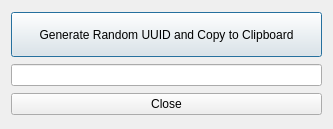
<?xml version="1.0" encoding="UTF-8"?>
<ui version="4.0">
 <class>MainWindow</class>
 <widget class="QMainWindow" name="MainWindow">
  <property name="geometry">
   <rect>
    <x>0</x>
    <y>0</y>
    <width>333</width>
    <height>129</height>
   </rect>
  </property>
  <property name="sizePolicy">
   <sizepolicy hsizetype="Preferred" vsizetype="Fixed">
    <horstretch>0</horstretch>
    <verstretch>0</verstretch>
   </sizepolicy>
  </property>
  <property name="windowTitle">
   <string>UUID Generator</string>
  </property>
  <widget class="QWidget" name="centralWidget">
   <layout class="QVBoxLayout" name="verticalLayout">
    <item>
     <widget class="QPushButton" name="pushButton">
      <property name="minimumSize">
       <size>
        <width>0</width>
        <height>45</height>
       </size>
      </property>
      <property name="text">
       <string>Generate Random UUID and Copy to Clipboard</string>
      </property>
      <property name="autoRepeat">
       <bool>false</bool>
      </property>
      <property name="autoDefault">
       <bool>false</bool>
      </property>
      <property name="default">
       <bool>true</bool>
      </property>
     </widget>
    </item>
    <item>
     <widget class="QLineEdit" name="lineEdit"/>
    </item>
    <item>
     <widget class="QPushButton" name="pushButton_2">
      <property name="text">
       <string>Close</string>
      </property>
     </widget>
    </item>
   </layout>
  </widget>
 </widget>
 <layoutdefault spacing="6" margin="11"/>
 <resources/>
 <connections>
  <connection>
   <sender>pushButton_2</sender>
   <signal>clicked()</signal>
   <receiver>MainWindow</receiver>
   <slot>close()</slot>
   <hints>
    <hint type="sourcelabel">
     <x>203</x>
     <y>117</y>
    </hint>
    <hint type="destinationlabel">
     <x>6</x>
     <y>89</y>
    </hint>
   </hints>
  </connection>
 </connections>
</ui>
